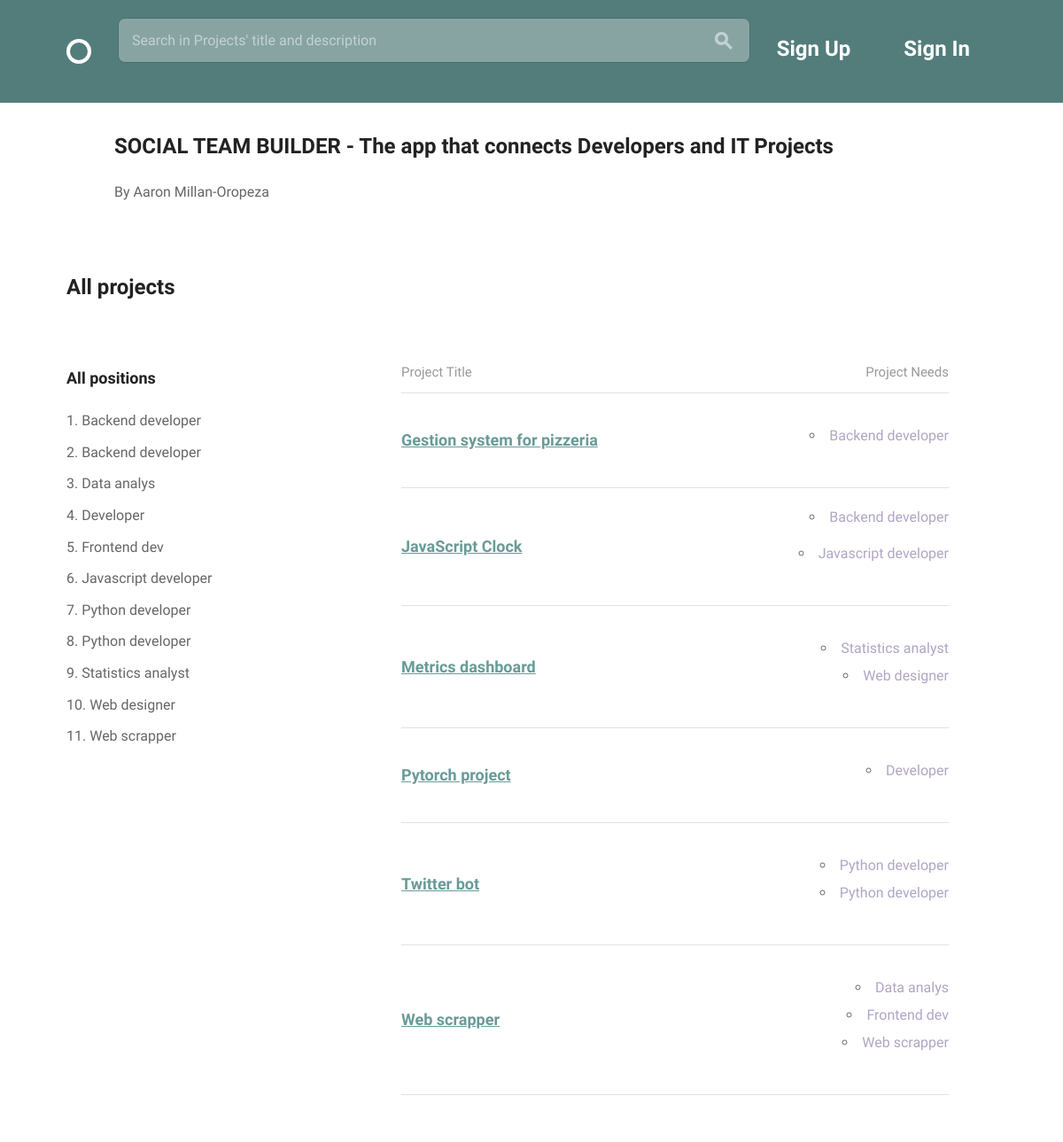
The page / on the database its author committed.
### teams/models.py (models this page shows, shortened)
class Position(models.Model):
    name = models.CharField(max_length=150, blank=False)
    description = models.CharField(max_length=400, blank=False)
    related_skill = models.ForeignKey('Skill', on_delete=models.CASCADE)
    available = models.BooleanField(default=True)
    project = models.ForeignKey('Project', on_delete=models.CASCADE)

class Project(models.Model):
    creator = models.ForeignKey('Profile', on_delete=models.CASCADE)
    title = models.CharField(max_length=150, null=False, unique=True)
    description = models.TextField(max_length=700, blank=True)
    timeline = models.CharField(max_length=25, null=False)
    requirements = models.TextField(max_length=300, null=False)
    finished = models.BooleanField(default=False)

### team_builder/views.py (the view)
# urls.py: url(r'^$', views.index, name='index'),
def index(request):
    if request.method == 'GET':
        projects = models.Project.objects.filter(
            finished=False).order_by('title')
        positions = models.Position.objects.filter(
            project__in=projects).order_by('name')
        related_skills = models.Position.objects.filter(
            project__in=projects).values_list(
            'related_skill_id', flat=True).distinct()
        related_skills = models.Skill.objects.filter(
            id__in=related_skills).order_by('skill_name')
    return render(request, 'index.html', {
        'projects': projects, 'positions': positions,
        'related_skills': related_skills}
    )

### templates/index.html (shortened to what this page needs)
{% extends 'layout.html' %}
{% load static %}
{% block content %}
<div class="bounds circle--page">
  <div class="grid-80 grid-push-5 circle--article--header">
    <h2>  SOCIAL TEAM BUILDER  -  The app that connects Developers and IT Projects</h2>
    <p>   By Aaron Millan-Oropeza</p>
  </div>
  <div  class="grid-100 circle--fluid--cell circle--fluid--primary">
    <h2>All projects</h2>
  </div>
  <div class="grid-40">
  </div>
  <div  class="grid-100 circle--fluid--cell circle--fluid--primary">
  </div>
  <div class="grid-30">
    <h3>All positions</h3>
    <ol>
      {% for position in positions %}
      <li> {{ position.name }} </li>
      {% endfor %}
    </ol>
  </div>
  <div class="grid-60 grid-push-5">
    <table class="circle--table u-full-width">
      <thead>
        <tr>
          <th>Project Title</th>
          <th class="circle--cell--right align-right">Project Needs</th>
        </tr>
      </thead>
      <tbody>
        {% for project in projects %}
        <tr>
          <td class="clickable-row">
            <a href="{% url 'teams:project_details' pk=project.id %}">
            <h3>{{ project.title }}</h3>
            </a>
          </td>
          <td class="circle--cell--right align-right">
            {% for position in positions %}
              <ul>
              {% if position.project_id == project.id %}
                <li><span class="secondary-label">{{ position.name }}</span></li>
              </ul>
              {% endif %}
            {% endfor %}
          </td>
        </tr>
        {% endfor %}
      </tbody>
    </table>
  </div>
</div>
{% endblock %}

### assets/css/global.css (style rules this page uses)
html { font-family: sans-serif; -ms-text-size-adjust: 100%; -webkit-text-size-adjust: 100%; }
body { margin: 0; }
a { background-color: transparent; }
table { border-collapse: collapse; border-spacing: 0; }
td, th { padding: 0; }
html { font-size: 62.5%; }
body { font-size: 1.5em; line-height: 1.6; font-weight: 400; font-family: "Cousine"; color: #666; }
.bounds { max-width: 1080px; margin: 0 auto; }
.grid, .grid-5, .grid-10, .grid-15, .grid-20, .grid-25, .grid-30, .grid-33, .grid-35, .grid-40, .grid-45, .grid-50, .grid-55, .grid-60, .grid-65, .grid-66, .grid-70, .grid-75, .grid-80, .grid-90, .grid-95, .grid-100 { float: left; box-sizing: border-box; position: relative; }
.grid-push-5 { left: 5%; }
.grid-30 { width: 30%; padding: 0 15px; }
.grid-40 { width: 40%; padding: 0 15px; }
.grid-60 { width: 60%; padding: 0 15px; }
.grid-80 { width: 80%; padding: 0 15px; }
.grid-100 { width: 100%; padding: 0 15px; }
h1, h2, h3, h4, h5, h6 { margin-top: 0; margin-bottom: 2rem; font-weight: bold; font-family: "Work Sans", sans-serif; color: #222; }
h2 { font-size: 2.4rem; }
h3 { font-size: 1.8rem; }
@media (min-width: 550px) { h2 { font-size: 2.4rem; } }
@media (min-width: 550px) { h3 { font-size: 1.8rem; } }
p { margin-top: 0; font-size: 1.6rem; }
a { color: #689b98; -webkit-transition: color 0.2s; -moz-transition: color 0.2s; -ms-transition: color 0.2s; -o-transition: color 0.2s; transition: color 0.2s; }
ul { list-style: circle inside; }
ol { list-style: decimal inside; padding-left: 0; margin-top: 0; }
ul { padding-left: 0; margin-top: 0; }
ul ul, ul ol { margin: 1.5rem 0 1.5rem 3rem; font-size: 90%; }
li { margin-bottom: 1rem; font-size: 1.6rem; }
th, td { padding: 15px; text-align: left; border-bottom: 1px solid #e1e1e1; }
th:first-child, td:first-child { padding-left: 0; }
th:last-child, td:last-child { padding-right: 0; }
th { color: #999; font-weight: normal; }
pre, blockquote, dl, figure, table, p, ul, ol, form { margin-bottom: 2.5rem; }
.align-right { text-align: right; }
.secondary-label { color: #b1a5c4; }
.circle--article--header { margin-bottom: 50px; }
.circle--table { width: 100%; }
.circle--table h1, .circle--table h2, .circle--table h3, .circle--table h4, .circle--table h5, .circle--table h6 { margin: 0; }
.circle--table th, .circle--table td { line-height: 1; }
.circle--table th { padding: 0 0 15px 0; }
.circle--table td { padding: 25px 0; }
.clickable-row h3 { color: #689b98; }
.circle--fluid--cell { display: table-cell; padding: 0 15px; vertical-align: middle; box-sizing: border-box; }
.circle--fluid--primary { width: 100%; }
.circle--page { margin-bottom: 100px; }
.circle--page:before, .circle--page:after { content: " "; display: table; }
.circle--page:after { clear: both; }

### rows shown on the page
Position: name "Backend developer"
Position: name "Backend developer"
Position: name "Data analys"
Position: name "Developer"
Position: name "Frontend dev"
Position: name "Javascript developer"
Position: name "Python developer"
Position: name "Python developer"
Position: name "Statistics analyst"
Position: name "Web designer"
Position: name "Web scrapper"
Project: title "Gestion system for pizzeria"
Project: title "JavaScript Clock"
Project: title "Metrics dashboard"
Project: title "Pytorch project"
Project: title "Twitter bot"
Project: title "Web scrapper"
